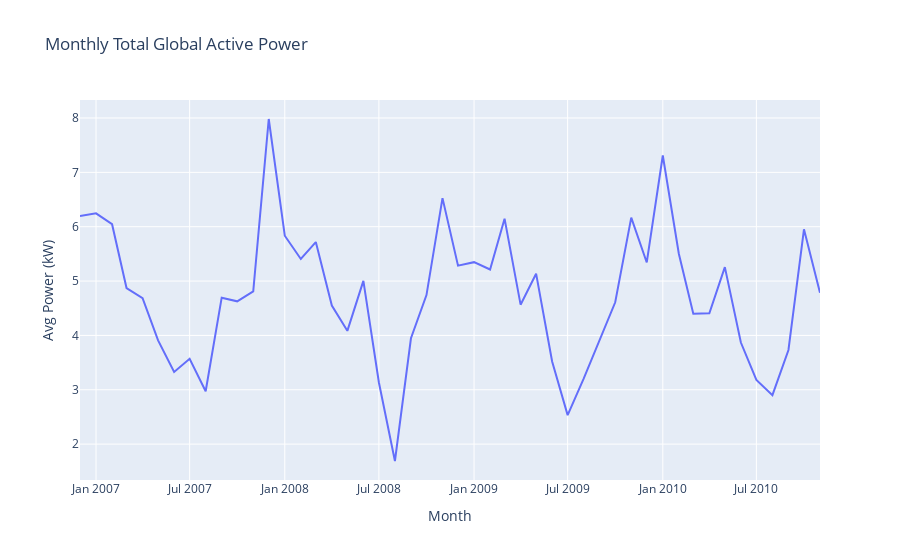

The notebook cell this image was saved under:
### Markdown cell above
Monthly total power usage

### Code cell
df2['Month'] = df2['DateTime'].dt.month
df2['Year'] = df2['DateTime'].dt.year
df2['YearMonth'] = df2['DateTime'].dt.to_period('M') 

monthly_total = df2.groupby('YearMonth')['Global_active_power'].sum().reset_index()
monthly_total['YearMonth'] = monthly_total['YearMonth'].astype(str)

fig = px.line(monthly_total, x='YearMonth', y='Global_active_power',
              title='Monthly Total Global Active Power',
              labels={'Global_active_power': 'Avg Power (kW)', 'YearMonth': 'Month'})
fig.show()

### Figure 1 — Plotly figure (JSON) as saved in the notebook; plotly's stock layout.template omitted (floating-point values rounded to 4 significant figures)
{"data": [{"hovertemplate": "Month=%{x}<br>Avg Power (kW)=%{y}<extra></extra>", "legendgroup": "", "line": {"color": "#636efa", "dash": "solid"}, "marker": {"symbol": "circle"}, "mode": "lines", "name": "", "orientation": "v", "showlegend": false, "type": "scatter", "x": ["2006-12", "2007-01", "2007-02", "2007-03", "2007-04", "2007-05", "2007-06", "2007-07", "2007-08", "2007-09", "2007-10", "2007-11", "2007-12", "2008-01", "2008-02", "2008-03", "2008-04", "2008-05", "2008-06", "2008-07", "2008-08", "2008-09", "2008-10", "2008-11", "2008-12", "2009-01", "2009-02", "2009-03", "2009-04", "2009-05", "2009-06", "2009-07", "2009-08", "2009-09", "2009-10", "2009-11", "2009-12", "2010-01", "2010-02", "2010-03", "2010-04", "2010-05", "2010-06", "2010-07", "2010-08", "2010-09", "2010-10", "2010-11"], "xaxis": "x", "y": [6.198, 6.246, 6.046, 4.872, 4.686, 3.91, 3.328, 3.57, 2.972, 4.695, 4.627, 4.811, 7.982, 5.834, 5.406, 5.718, 4.549, 4.084, 5.003, 3.135, 1.689, 3.948, 4.742, 6.526, 5.283, 5.348, 5.212, 6.148, 4.565, 5.136, 3.519, 2.533, 3.203, 3.936, 4.609, 6.168, 5.342, 7.31, 5.504, 4.398, 4.406, 5.256, 3.869, 3.181, 2.9, 3.732, 5.952, 4.784], "yaxis": "y"}], "layout": {"legend": {"tracegroupgap": 0}, "title": {"text": "Monthly Total Global Active Power"}, "xaxis": {"anchor": "y", "domain": [0, 1], "title": {"text": "Month"}}, "yaxis": {"anchor": "x", "domain": [0, 1], "title": {"text": "Avg Power (kW)"}}}}
